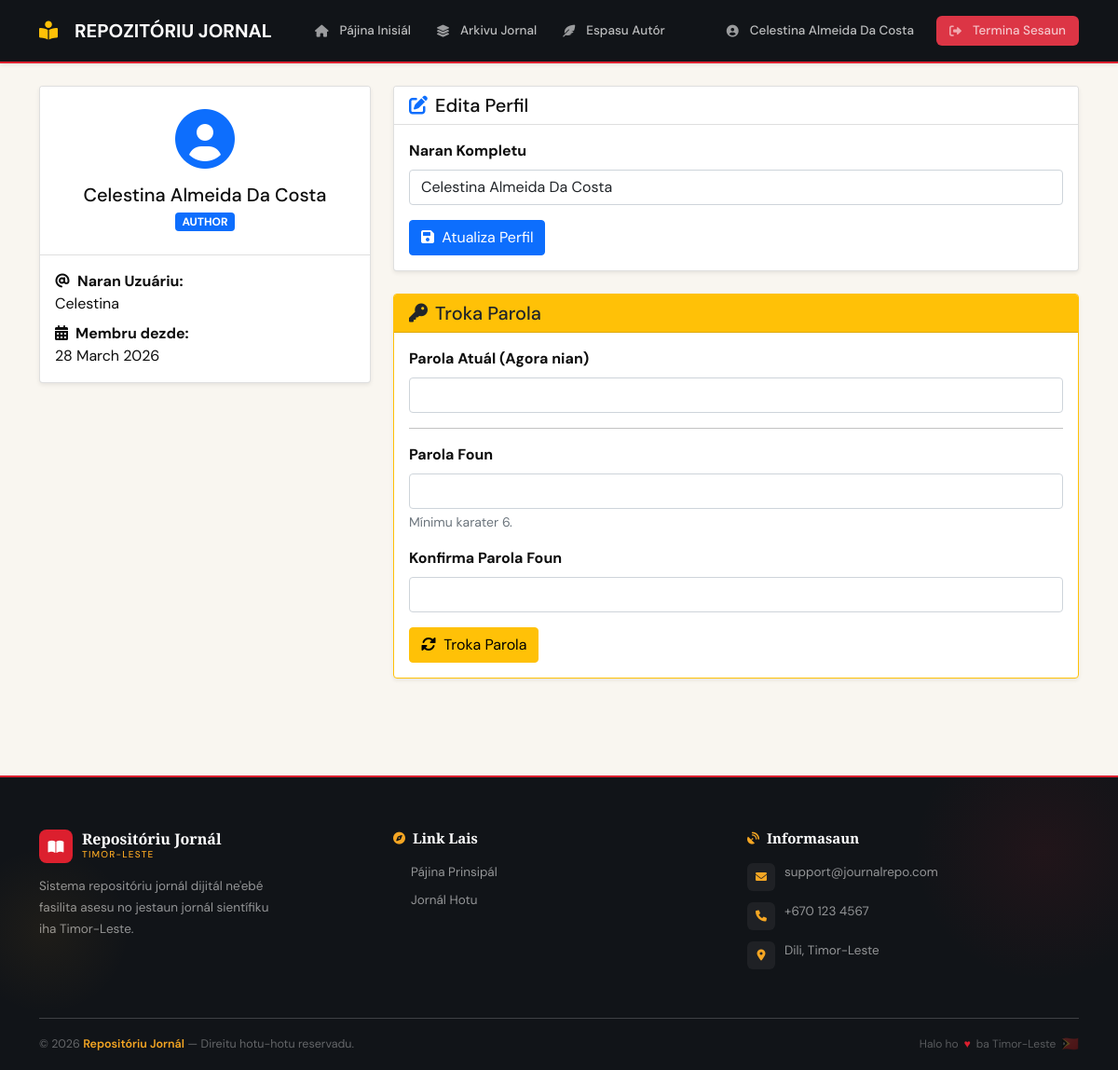
/profile.php (signed in), run on the app's committed database.
### tables this page shows
CREATE TABLE `users` (
  `id` int(11) NOT NULL,
  `username` varchar(50) NOT NULL,
  `password` varchar(255) NOT NULL,
  `naran_kompletu` varchar(100) NOT NULL,
  `role` enum('author','reader') NOT NULL DEFAULT 'reader',
  `created_at` timestamp NOT NULL DEFAULT current_timestamp()
);

### profile.php (the view, shortened to what this page needs)
<?php
require_once 'includes/functions.php';
$user_id = $_SESSION['user_id'];
$stmt = $pdo->prepare("SELECT * FROM users WHERE id = ?");
$stmt->execute([$user_id]);
$user = $stmt->fetch();
require_once 'includes/navbar.php';
?>
<main class="container py-4">
    <div class="row">
        <div class="col-md-4 mb-4">
            <div class="card shadow-sm">
                <div class="card-header text-center bg-white py-4">
                    <i class="fas fa-user-circle fa-4x text-primary"></i>
                    <h5 class="mt-3 mb-1"><?= htmlspecialchars($_SESSION['user_naran']) ?></h5>
                    <span class="badge bg-primary text-uppercase"><?= $_SESSION['user_role'] ?></span>
                </div>
                <div class="card-body">
                    <p class="mb-2"><strong><i class="fas fa-at me-2"></i>Naran Uzuáriu:</strong><br> <?= htmlspecialchars($user['username']) ?></p>
                    <p class="mb-0"><strong><i class="fas fa-calendar-alt me-2"></i>Membru dezde:</strong><br> <?= date('d F Y', strtotime($user['created_at'])) ?></p>
                </div>
            </div>
        </div>
        <div class="col-md-8">
            <div class="card mb-4 shadow-sm">
                <div class="card-header bg-white">
                    <h5 class="mb-0"><i class="fas fa-edit me-2 text-primary"></i>Edita Perfil</h5>
                </div>
                <div class="card-body">
                    <form method="POST">
                        <div class="mb-3">
                            <label class="form-label fw-bold">Naran Kompletu</label>
                            <input type="text" name="naran_kompletu" class="form-control"
                                   value="<?= htmlspecialchars($user['naran_kompletu']) ?>" required>
                        </div>
                        <button type="submit" name="update_profile" class="btn btn-primary">
                            <i class="fas fa-save me-1"></i> Atualiza Perfil
                        </button>
                    </form>
                </div>
            </div>
            <div class="card shadow-sm border-warning">
                <div class="card-header bg-warning text-dark">
                    <h5 class="mb-0"><i class="fas fa-key me-2"></i>Troka Parola</h5>
                </div>
                <div class="card-body">
                    <form method="POST">
                        <div class="mb-3">
                            <label class="form-label fw-bold">Parola Atuál (Agora nian)</label>
                            <input type="password" name="current_password" class="form-control" required>
                        </div>
                        <hr>
                        <div class="mb-3">
                            <label class="form-label fw-bold">Parola Foun</label>
                            <input type="password" name="new_password" class="form-control" required>
                            <div class="form-text">Mínimu karater 6.</div>
                        </div>
                        <div class="mb-3">
                            <label class="form-label fw-bold">Konfirma Parola Foun</label>
                            <input type="password" name="confirm_password" class="form-control" required>
                        </div>
                        <button type="submit" name="change_password" class="btn btn-warning">
                            <i class="fas fa-sync-alt me-1"></i> Troka Parola
                        </button>
                    </form>
                </div>
            </div>
        </div>
    </div>
</main>
<?php require_once 'includes/footer.php'; ?>

### data on the page
users: username "Celestina", created_at "28 March 2026", naran_kompletu "Celestina Almeida Da Costa"

### other printed values
$_SESSION['user_naran'] "Celestina Almeida Da Costa"
$_SESSION['user_role'] "AUTHOR"
